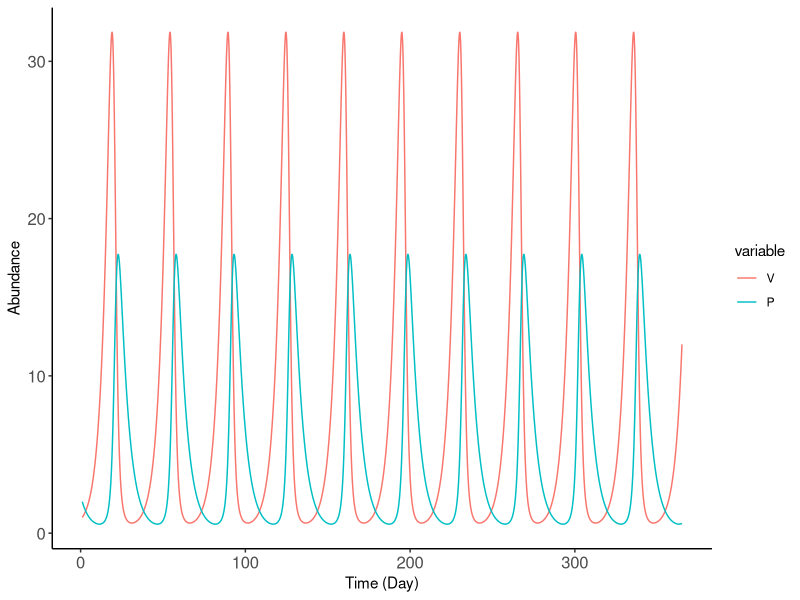

Source code (R): (Note: this script raises an error after producing the figure.)
## ---- chunk 1
library(ggplot2)
library(gganimate)
library(deSolve)
library(reshape2)
## ---- chunk 2

LV_prey_pred <- function(t, state, param) {
  with(as.list(c(state, param)), {
    
    dV <- (r * V) - (b * V * P)
    dP <- (a * b * V * P) -  mu * P

    return(list(c(V = dV, P = dP)))
  })
}

times <- seq(1,365, 0.1) # 5 years
param <- c(r= 0.25, b = 0.05, a = 0.5, mu = 0.2)
states <- c(V = 1,P = 2)

lv_results <- data.frame(ode(y = states, times = times, func = LV_prey_pred, parms = param))

## ---- chunk 3
lv_results_melt <- melt(lv_results, id.vars = 'time')
## ---- chunk 4
ggplot(lv_results_melt, aes(x = time, y = value, color = variable, group = variable)) + 
    geom_line() +
     theme_classic() +
     xlab("Time (Day)") + 
     ylab("Abundance") +
    theme(axis.text = element_text(size = 12))
## ---- chunk 5
animation <- ggplot(lv_results_melt, aes(x = time, y = value, color = variable)) +
  geom_line() +
  theme_classic() +
  xlab("Time (Day)") +
  ylab("Abundance") +
  transition_reveal(time) +
  theme(axis.text = element_text(size = 12))

animate(animation, duration = 15) 
